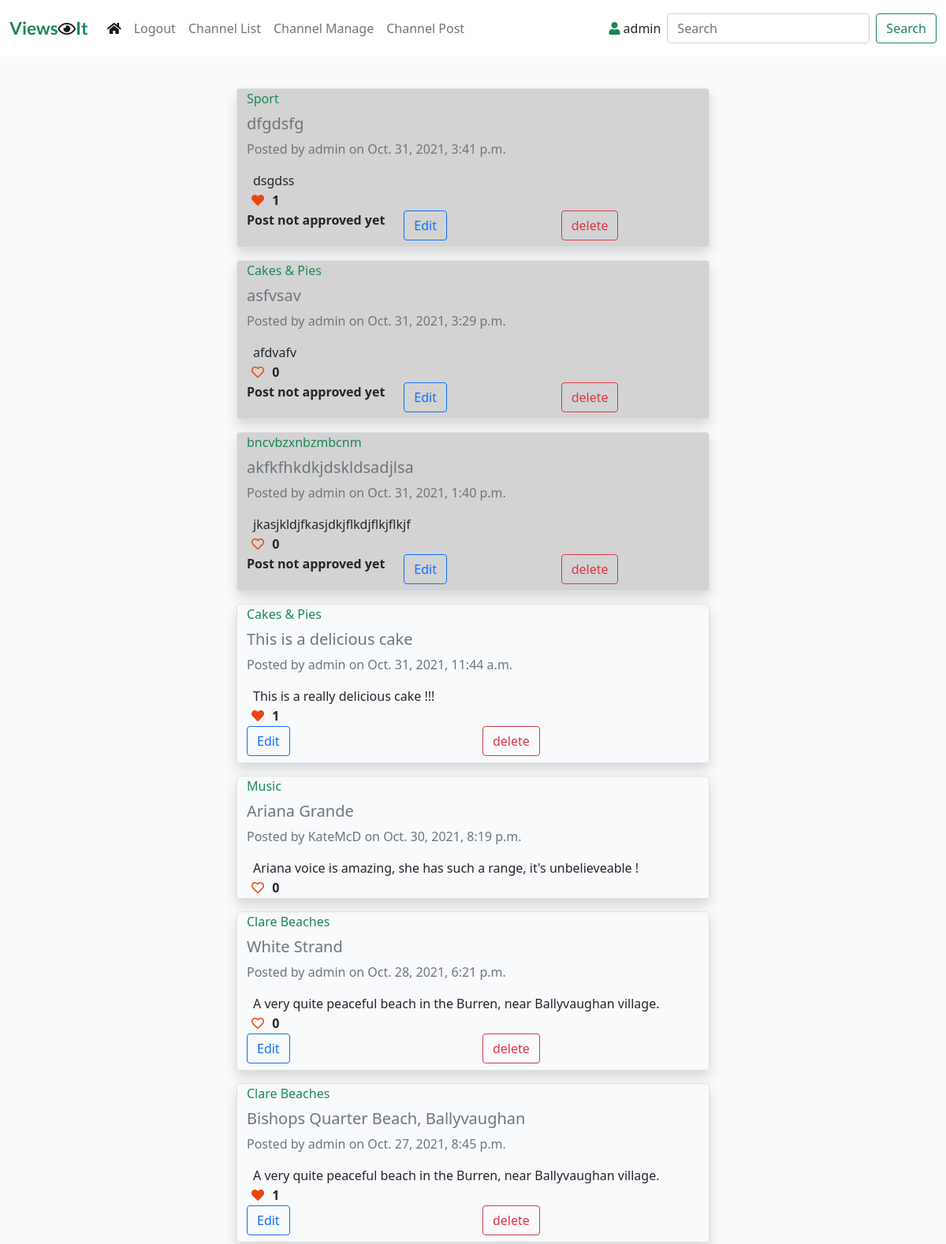
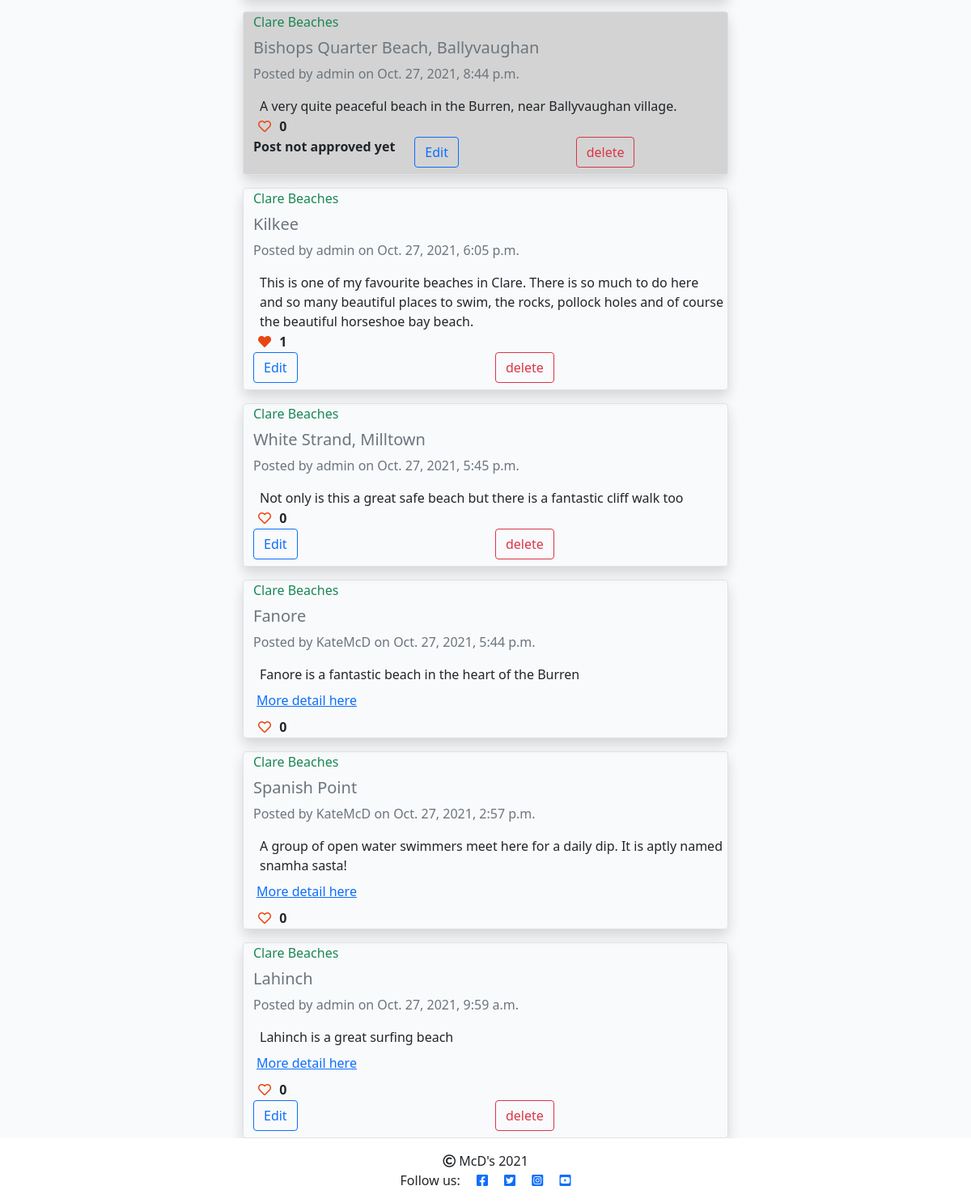
/channel_view_all/ (signed in), run on the app's committed database (2 pictures, top to bottom).
### viewsit_app/models.py (models this page shows, shortened)
class ChannelPosts(models.Model):
    title = models.CharField(max_length=200)
    slug_url = models.SlugField(max_length=250, unique=True)
    channel = models.ForeignKey(Channel, on_delete=models.CASCADE,
                                related_name='channelposts')
    channel_post = models.CharField(max_length=200, blank=True)
    post_image = CloudinaryField('image', blank=True)
    post_url = models.URLField(max_length=250, blank=True)
    author = models.ForeignKey(User, on_delete=models.CASCADE,
                               related_name="authorposts")
    created_on = models.DateTimeField(auto_now_add=True)
    updated_on = models.DateTimeField(auto_now=True)
    status = models.IntegerField(choices=STATUS, default=0)
    likes = models.ManyToManyField(User, related_name='post_likes', blank=True)
    class Meta:
        ordering = ['-updated_on']
    def number_of_likes(self):
        return self.likes.count()

class Channel(models.Model):
    topic = models.CharField(max_length=50)
    topic_url = models.SlugField(max_length=50, unique=True)
    description = models.CharField(max_length=200)
    author = models.ForeignKey(User, on_delete=models.CASCADE,
                               related_name="channels")
    created_on = models.DateTimeField(auto_now_add=True)
    updated_on = models.DateTimeField(auto_now=True)
    status = models.IntegerField(choices=STATUS, default=0)
    class Meta:
        ordering = ['-created_on']
    def __str__(self):
        return self.topic

### viewsit_app/views.py (the view)
# urls.py: path('', views.ChannelViewAll.as_view(), name=''),
class ChannelViewAll(View):
    def get(self, request, *args, **kwargs):
        messages = ()
        message_string = request.GET.get('messages', '')
        if message_string:
            messages = messages + (message_string, )
        if request.user.is_authenticated:
            queryset = ChannelPosts.objects.filter(
                Q(status__exact=1) | Q(author__exact=request.user),
                Q(channel__status__exact=1),
                ).order_by("-updated_on")
        else:
            queryset = ChannelPosts.objects.filter(
                Q(status__exact=1),
                Q(channel__status__exact=1),
                ).order_by("-updated_on")
        return render(
            request,
            "channel_view.html",
            {
                "post_list": queryset,
                "messages": messages,
                "current_user": request.user
            },
        )

### templates/channel_view.html (shortened to what this page needs)
{% extends "base.html" %}
{% block content %}
<div class="container-fluid">
    <div class="row">
        <div class="col-sm-6 mt-3 offset-md-3">
            {% for post in post_list %}
            {% if post.status == 0 %}
                <div class="row border rounded shadow mt-3 unapproved-bg">
            {% else %}
                <div class="row border rounded shadow mt-3">
            {% endif %}
                    {% if not channel_topic_url %}
                        <div class="col"><p class="card-text text-success">{{ post.channel }}</p></div>
                    {% endif %}
                    <div class="row mt-2"><h5 class="card-title text-muted">{{ post.title }}</h5></div>
                    <div class="col card-text text-secondary">Posted by {{ post.author }} on {{ post.updated_on }}</div>
                    {% if post.channel_post %}
                        <div class="row card-text mt-3 ms-2">{{ post.channel_post }}</div>
                    {% endif %}
                    {% if post.post_url %}
                        <div class="row card-text nav-link"><a href="{{ post.post_url }}" target="_blank">More detail here</a></div>
                    {% endif %}
                    <strong>
                        {% if user.is_authenticated %}
                            {% if channel_topic_url %}
                            <form class="d-inline" action="{% url 'channel_post_like' channel_slug=channel_topic_url post_slug=post.slug_url %}" method="POST">
                            {% else %}
                            <form class="d-inline" action="{% url 'channel_post_like' post_slug=post.slug_url %}" method="POST">
                            {% endif %}
                            {% if not post.number_of_likes == 0 %}
                                <button type="submit" name="blog_post_id" value="{{post.slug_url}}" class="btn-like">
                                    <i class="fas fa-heart"></i>
                                </button>
                            {% else %}
                                <button type="submit" name="blog_post_id" value="{{post.slug_url}}" class="btn-like">
                                    <i class="far fa-heart"></i>
                                </button>
                            {% endif %}
                            </form>
                        {% else %}
                            <span class="text_secondary"><i class="far fa-heart"></i></span>
                        {% endif %}
                        <span class="text_secondary">{{ post.number_of_likes }}</span>
                    </strong>
                    {% if post.status == 0 %}
                        <div class="col"><p class="card-text"><b>Post not approved yet</b></p></div>
                    {% endif %}
                    {% if user.is_authenticated and current_user == post.author %}
                        <div class="col" >
                        {% if channel_topic_url %}
                            <form action="{% url 'channel_post_edit' channel_slug=channel_topic_url post_slug=post.slug_url %}" method="get">
                        {% else %}
                            <form action="{% url 'channel_post_edit' post_slug=post.slug_url %}" method="get">
                        {% endif %}
                            <button type="submit" class="btn btn-outline-primary" name="edit_post" value="edit_post" >Edit</button>
                            </form>
                        </div>
                        <div class="col mb-2">
                            <button type="button" class="btn btn-outline-danger" data-bs-toggle="modal" data-bs-target="#confirmPostDelete">delete</button>
                        </div>
                    {% endif %}
                </div>
            {% empty %}
                <div><h4>There are no posts to view.</h4></div>
            {% endfor %}
        </div>
    </div>
</div>
{%endblock%}

### templates/base.html (shortened to what this page needs)
{% load static %}
<!DOCTYPE html>
<html class="h-100" lang="en">
<head>
    <link rel="stylesheet" href="https://cdnjs.cloudflare.com/ajax/libs/font-awesome/5.15.3/css/all.min.css">
    <link href="https://cdn.jsdelivr.net/npm/bootstrap@5.0.1/dist/css/bootstrap.min.css" rel="stylesheet"
>
    <link href="https://cdn.jsdelivr.net/npm/summernote@0.8.18/dist/summernote.min.css" rel="stylesheet">
    <link rel="stylesheet" href="{% static 'css/style.css' %}">
</head>
<body class="d-flex flex-column h-100 main-bg">
    <nav class="navbar navbar-expand-lg navbar-light fixed-top bg-white">
        <div class="container-fluid">
            <a class="navbar-brand" href="{% url 'home' %}"><span class="brand text-success">
                Views</span><i class="far fa-eye"></i><span class=" brand text-success">It</span></a>
            <div class="collapse navbar-collapse" id="navbarText">
                <ul class="navbar-nav me-auto mb-2 mb-lg-0">
                    <li class="nav-item">
                        <a class="nav-link active" aria-current="page" href="{% url 'channel_view_all' %}"><i class="fas fa-home"></i></a>
                    </li>
                    {% if user.is_authenticated %}
                    <li class="nav-item">
                        <a class="nav-link" href="{% url 'logout_user' %}">Logout</a>
                    </li>
                    {% endif %}
                    <li class="nav-item">
                        <a class="nav-link" href="{% url 'channel_list' %}">Channel List</a>
                    </li>
                    {% if user.is_authenticated and not "channel_manage" in request.path %}
                    <li class="nav-item">
                        <a class="nav-link" href="{% url 'channel_manage' %}">Channel Manage</a>
                    </li>
                    {% endif %}
                    {% if user.is_authenticated and "channel_view" in request.path and not channel_topic_url %}
                    <li class="nav-item">
                        <a class="nav-link" href="{% url 'channel_post' %}">Channel Post</a>
                    </li>
                    {% endif %}
                </ul>
                {% if user.is_authenticated %}
                    <p class="nav-item muted-text mt-3 me-2" id="navbarText"><i class="fas fa-user text-success"></i> {{ user }}</p>
                {% endif %}
                {% if not search_place_holder and not channel_topic_url%}
                    <span class="navbar-nav ml-auto mr-auto">
                        <form class="d-flex" action="{% url 'channel_view_search' %}" method="get">
                            <input class="form-control me-2" type="search" placeholder="Search" aria-label="Search" name="search_string">
                            <button class="btn btn-outline-success" type="submit">Search</button>
                        </form>
                    </span>
                {% endif %}
            </div>
        </div>
    </nav>
    <main class="flex-shrink-0 main-bg">
        {% block content %}
        {% endblock content %}
    </main>
   <footer class="footer mt-auto py-3 bg-white">
        <p class="m-0 text-center"><i class="far fa-copyright"></i>    McD's 2021</p>
        <p class="m-0 text-center"> Follow us:
            <a href="https://facebook.com" target="_blank" rel="no-opener" ><i class="fab fa-facebook-square ms-3"></i></a>
            <a href="https://twitter.com" target="_blank" rel="no-opener" ><i class="fab fa-twitter-square ms-3"></i></a>
            <a href="https://instagram.com" target="_blank" rel="no-opener" ><i class="fab fa-instagram-square ms-3"></i></a>
            <a href="https://youtube.com" target="_blank" rel="no-opener" ><i class="fab fa-youtube-square ms-3"></i></a>
        </p>
    </footer>
</body>
</html>

### static/css/style.css (style rules this page uses)
body { padding-top: 80px; }
.unapproved-bg { background-color: rgb(211, 211, 211); }
.brand { font-family: Lato, sans-serif; font-size: 1.4rem; font-weight: 700; color: #4A4A4F; }
.main-bg { background-color: #F9FAFC; }
.btn-like { color: #E84610; border: none; background: transparent; }

### data on the page
ChannelPosts: channel "Sport", title "dfgdsfg", author "admin", updated_on "Oct. 31, 2021, 3:41 p.m.", channel_post "dsgdss", number_of_likes "1", status "Post not approved yet", shows "Edit"
ChannelPosts: channel "Cakes & Pies", title "asfvsav", author "admin", updated_on "Oct. 31, 2021, 3:29 p.m.", channel_post "afdvafv", number_of_likes "0", status "Post not approved yet", shows "Edit"
ChannelPosts: channel "bncvbzxnbzmbcnm", title "akfkfhkdkjdskldsadjlsa", author "admin", updated_on "Oct. 31, 2021, 1:40 p.m.", channel_post "jkasjkldjfkasjdkjflkdjflkjflkjf", number_of_likes "0", status "Post not approved yet", shows "Edit"
ChannelPosts: channel "Cakes & Pies", title "This is a delicious cake", author "admin", updated_on "Oct. 31, 2021, 11:44 a.m.", channel_post "This is a really delicious cake !!!", number_of_likes "1", shows "Edit"
ChannelPosts: channel "Music", title "Ariana Grande", author "KateMcD", updated_on "Oct. 30, 2021, 8:19 p.m.", channel_post "Ariana voice is amazing, she has such a range, it's unbelieveable !", number_of_likes "0"
ChannelPosts: channel "Clare Beaches", title "White Strand", author "admin", updated_on "Oct. 28, 2021, 6:21 p.m.", channel_post "A very quite peaceful beach in the Burren, near Ballyvaughan village.", number_of_likes "0", shows "Edit"
ChannelPosts: channel "Clare Beaches", title "Bishops Quarter Beach, Ballyvaughan", author "admin", updated_on "Oct. 27, 2021, 8:45 p.m.", channel_post "A very quite peaceful beach in the Burren, near Ballyvaughan village.", number_of_likes "1", shows "Edit"
ChannelPosts: channel "Clare Beaches", title "Bishops Quarter Beach, Ballyvaughan", author "admin", updated_on "Oct. 27, 2021, 8:44 p.m.", channel_post "A very quite peaceful beach in the Burren, near Ballyvaughan village.", number_of_likes "0", status "Post not approved yet", shows "Edit"
ChannelPosts: channel "Clare Beaches", title "Kilkee", author "admin", updated_on "Oct. 27, 2021, 6:05 p.m.", channel_post "This is one of my favourite beaches in Clare. There is so much to do here and so many beautiful places to swim, the rocks, pollock holes and of course the beautiful horseshoe bay beach.", number_of_likes "1", shows "Edit"
ChannelPosts: channel "Clare Beaches", title "White Strand, Milltown", author "admin", updated_on "Oct. 27, 2021, 5:45 p.m.", channel_post "Not only is this a great safe beach but there is a fantastic cliff walk too", number_of_likes "0", shows "Edit"
ChannelPosts: channel "Clare Beaches", title "Fanore", author "KateMcD", updated_on "Oct. 27, 2021, 5:44 p.m.", channel_post "Fanore is a fantastic beach in the heart of the Burren", number_of_likes "0"
ChannelPosts: channel "Clare Beaches", title "Spanish Point", author "KateMcD", updated_on "Oct. 27, 2021, 2:57 p.m.", channel_post "A group of open water swimmers meet here for a daily dip. It is aptly named snamha sasta!", number_of_likes "0"
ChannelPosts: channel "Clare Beaches", title "Lahinch", author "admin", updated_on "Oct. 27, 2021, 9:59 a.m.", channel_post "Lahinch is a great surfing beach", number_of_likes "0", shows "Edit"

### other printed values
{{ user }} "admin"
